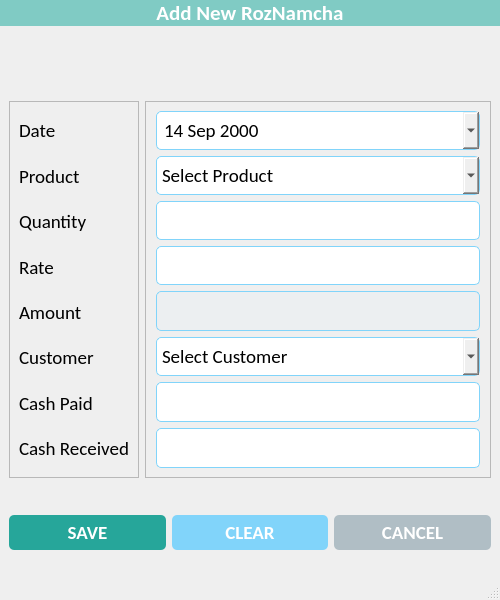
<?xml version="1.0" encoding="UTF-8"?>
<ui version="4.0">
 <class>RozNamchaWindow</class>
 <widget class="QMainWindow" name="RozNamchaWindow">
  <property name="geometry">
   <rect>
    <x>0</x>
    <y>0</y>
    <width>500</width>
    <height>600</height>
   </rect>
  </property>
  <property name="minimumSize">
   <size>
    <width>500</width>
    <height>600</height>
   </size>
  </property>
  <property name="maximumSize">
   <size>
    <width>500</width>
    <height>600</height>
   </size>
  </property>
  <property name="windowTitle">
   <string>Roz Namcha</string>
  </property>
  <property name="windowIcon">
   <iconset resource="resources.qrc">
    <normaloff>:/icons/assets/icons/logo.png</normaloff>:/icons/assets/icons/logo.png</iconset>
  </property>
  <property name="iconSize">
   <size>
    <width>32</width>
    <height>32</height>
   </size>
  </property>
  <widget class="QWidget" name="centralwidget">
   <property name="styleSheet">
    <string notr="true">#lbl_add_roz {
	background-color: #80cbc4;
	color: #fff;
}

#btn_save {
	background-color: #26a69a;
	border-radius: 5px;
	padding: 5px 0px;
	color: white;
}

#btn_clear {
	background-color: #81d4fa;
	border-radius: 5px;
	padding: 5px 0px;
	color: white;
}

#btn_cancel {
	background-color: #b0bec5;
	border-radius: 5px;
	padding: 5px 0px;
	color: white;
}

QLineEdit, QDateEdit, QComboBox {
	border-radius: 5px;
	padding: 5px 5px;
	border: 1px solid #81d4fa;
}

#txt_total_amount {
	background-color: #eceff1;
}</string>
   </property>
   <layout class="QVBoxLayout" name="verticalLayout_3">
    <property name="spacing">
     <number>0</number>
    </property>
    <property name="leftMargin">
     <number>0</number>
    </property>
    <property name="topMargin">
     <number>0</number>
    </property>
    <property name="rightMargin">
     <number>0</number>
    </property>
    <property name="bottomMargin">
     <number>0</number>
    </property>
    <item alignment="Qt::AlignTop">
     <widget class="QLabel" name="lbl_add_roz">
      <property name="font">
       <font>
        <family>Calibri</family>
        <pointsize>16</pointsize>
        <weight>75</weight>
        <bold>true</bold>
       </font>
      </property>
      <property name="text">
       <string>Add New RozNamcha</string>
      </property>
      <property name="alignment">
       <set>Qt::AlignCenter</set>
      </property>
      <property name="margin">
       <number>10</number>
      </property>
     </widget>
    </item>
    <item>
     <widget class="QWidget" name="details_widget" native="true">
      <layout class="QHBoxLayout" name="horizontalLayout">
       <item>
        <widget class="QFrame" name="lbl_frame">
         <property name="frameShape">
          <enum>QFrame::StyledPanel</enum>
         </property>
         <property name="frameShadow">
          <enum>QFrame::Raised</enum>
         </property>
         <layout class="QVBoxLayout" name="verticalLayout">
          <item>
           <widget class="QLabel" name="lbl_date">
            <property name="font">
             <font>
              <family>Calibri</family>
              <pointsize>14</pointsize>
             </font>
            </property>
            <property name="text">
             <string>Date</string>
            </property>
           </widget>
          </item>
          <item>
           <widget class="QLabel" name="lbl_product">
            <property name="font">
             <font>
              <family>Calibri</family>
              <pointsize>14</pointsize>
             </font>
            </property>
            <property name="text">
             <string>Product</string>
            </property>
           </widget>
          </item>
          <item>
           <widget class="QLabel" name="lbl_quantity">
            <property name="font">
             <font>
              <family>Calibri</family>
              <pointsize>14</pointsize>
             </font>
            </property>
            <property name="text">
             <string>Quantity</string>
            </property>
           </widget>
          </item>
          <item>
           <widget class="QLabel" name="lbl_rate">
            <property name="font">
             <font>
              <family>Calibri</family>
              <pointsize>14</pointsize>
             </font>
            </property>
            <property name="text">
             <string>Rate</string>
            </property>
           </widget>
          </item>
          <item>
           <widget class="QLabel" name="lbl_amount">
            <property name="font">
             <font>
              <family>Calibri</family>
              <pointsize>14</pointsize>
             </font>
            </property>
            <property name="text">
             <string>Amount</string>
            </property>
           </widget>
          </item>
          <item>
           <widget class="QLabel" name="lbl_customer">
            <property name="font">
             <font>
              <family>Calibri</family>
              <pointsize>14</pointsize>
             </font>
            </property>
            <property name="text">
             <string>Customer</string>
            </property>
            <property name="alignment">
             <set>Qt::AlignLeading|Qt::AlignLeft|Qt::AlignVCenter</set>
            </property>
           </widget>
          </item>
          <item>
           <widget class="QLabel" name="lbl_cash_paid">
            <property name="font">
             <font>
              <family>Calibri</family>
              <pointsize>14</pointsize>
             </font>
            </property>
            <property name="text">
             <string>Cash Paid</string>
            </property>
           </widget>
          </item>
          <item>
           <widget class="QLabel" name="lbl_cash_received">
            <property name="font">
             <font>
              <family>Calibri</family>
              <pointsize>14</pointsize>
             </font>
            </property>
            <property name="text">
             <string>Cash Received</string>
            </property>
           </widget>
          </item>
         </layout>
        </widget>
       </item>
       <item>
        <widget class="QFrame" name="lbl_inputs">
         <property name="frameShape">
          <enum>QFrame::StyledPanel</enum>
         </property>
         <property name="frameShadow">
          <enum>QFrame::Raised</enum>
         </property>
         <layout class="QVBoxLayout" name="verticalLayout_2">
          <property name="leftMargin">
           <number>10</number>
          </property>
          <property name="rightMargin">
           <number>10</number>
          </property>
          <item>
           <widget class="QDateEdit" name="txt_date">
            <property name="minimumSize">
             <size>
              <width>0</width>
              <height>0</height>
             </size>
            </property>
            <property name="maximumSize">
             <size>
              <width>1000</width>
              <height>40</height>
             </size>
            </property>
            <property name="font">
             <font>
              <family>Calibri</family>
              <pointsize>14</pointsize>
             </font>
            </property>
            <property name="minimumDate">
             <date>
              <year>2000</year>
              <month>9</month>
              <day>14</day>
             </date>
            </property>
            <property name="currentSection">
             <enum>QDateTimeEdit::DaySection</enum>
            </property>
            <property name="calendarPopup">
             <bool>true</bool>
            </property>
            <property name="timeSpec">
             <enum>Qt::LocalTime</enum>
            </property>
           </widget>
          </item>
          <item>
           <widget class="QComboBox" name="select_product">
            <property name="minimumSize">
             <size>
              <width>0</width>
              <height>0</height>
             </size>
            </property>
            <property name="maximumSize">
             <size>
              <width>1000</width>
              <height>40</height>
             </size>
            </property>
            <property name="font">
             <font>
              <family>Calibri</family>
              <pointsize>14</pointsize>
             </font>
            </property>
            <item>
             <property name="text">
              <string>Select Product</string>
             </property>
            </item>
           </widget>
          </item>
          <item>
           <widget class="QLineEdit" name="txt_quantity">
            <property name="minimumSize">
             <size>
              <width>0</width>
              <height>0</height>
             </size>
            </property>
            <property name="maximumSize">
             <size>
              <width>1000</width>
              <height>40</height>
             </size>
            </property>
            <property name="font">
             <font>
              <family>Calibri</family>
              <pointsize>14</pointsize>
             </font>
            </property>
            <property name="alignment">
             <set>Qt::AlignRight|Qt::AlignTrailing|Qt::AlignVCenter</set>
            </property>
           </widget>
          </item>
          <item>
           <widget class="QLineEdit" name="txt_rate">
            <property name="minimumSize">
             <size>
              <width>0</width>
              <height>0</height>
             </size>
            </property>
            <property name="maximumSize">
             <size>
              <width>1000</width>
              <height>40</height>
             </size>
            </property>
            <property name="font">
             <font>
              <family>Calibri</family>
              <pointsize>14</pointsize>
             </font>
            </property>
            <property name="alignment">
             <set>Qt::AlignRight|Qt::AlignTrailing|Qt::AlignVCenter</set>
            </property>
           </widget>
          </item>
          <item>
           <widget class="QLineEdit" name="txt_total_amount">
            <property name="minimumSize">
             <size>
              <width>0</width>
              <height>40</height>
             </size>
            </property>
            <property name="alignment">
             <set>Qt::AlignRight|Qt::AlignTrailing|Qt::AlignVCenter</set>
            </property>
           </widget>
          </item>
          <item>
           <widget class="QComboBox" name="select_customer">
            <property name="minimumSize">
             <size>
              <width>0</width>
              <height>0</height>
             </size>
            </property>
            <property name="maximumSize">
             <size>
              <width>1000</width>
              <height>40</height>
             </size>
            </property>
            <property name="font">
             <font>
              <family>Calibri</family>
              <pointsize>14</pointsize>
             </font>
            </property>
            <item>
             <property name="text">
              <string>Select Customer</string>
             </property>
            </item>
           </widget>
          </item>
          <item>
           <widget class="QLineEdit" name="txt_cash_paid">
            <property name="minimumSize">
             <size>
              <width>0</width>
              <height>40</height>
             </size>
            </property>
            <property name="alignment">
             <set>Qt::AlignRight|Qt::AlignTrailing|Qt::AlignVCenter</set>
            </property>
           </widget>
          </item>
          <item>
           <widget class="QLineEdit" name="txt_cash_received">
            <property name="minimumSize">
             <size>
              <width>0</width>
              <height>40</height>
             </size>
            </property>
            <property name="alignment">
             <set>Qt::AlignRight|Qt::AlignTrailing|Qt::AlignVCenter</set>
            </property>
           </widget>
          </item>
         </layout>
        </widget>
       </item>
      </layout>
     </widget>
    </item>
    <item>
     <widget class="QWidget" name="bottom_widget" native="true">
      <layout class="QHBoxLayout" name="horizontalLayout_2">
       <item>
        <widget class="QPushButton" name="btn_save">
         <property name="font">
          <font>
           <family>Calibri</family>
           <pointsize>14</pointsize>
           <weight>75</weight>
           <bold>true</bold>
          </font>
         </property>
         <property name="cursor">
          <cursorShape>OpenHandCursor</cursorShape>
         </property>
         <property name="text">
          <string>SAVE</string>
         </property>
         <property name="icon">
          <iconset resource="resources.qrc">
           <normaloff>:/icons/assets/icons/save.png</normaloff>:/icons/assets/icons/save.png</iconset>
         </property>
         <property name="iconSize">
          <size>
           <width>32</width>
           <height>32</height>
          </size>
         </property>
        </widget>
       </item>
       <item>
        <widget class="QPushButton" name="btn_clear">
         <property name="font">
          <font>
           <family>Calibri</family>
           <pointsize>14</pointsize>
           <weight>75</weight>
           <bold>true</bold>
          </font>
         </property>
         <property name="cursor">
          <cursorShape>OpenHandCursor</cursorShape>
         </property>
         <property name="text">
          <string>CLEAR</string>
         </property>
         <property name="icon">
          <iconset resource="resources.qrc">
           <normaloff>:/icons/assets/icons/clear.png</normaloff>:/icons/assets/icons/clear.png</iconset>
         </property>
         <property name="iconSize">
          <size>
           <width>32</width>
           <height>32</height>
          </size>
         </property>
        </widget>
       </item>
       <item>
        <widget class="QPushButton" name="btn_cancel">
         <property name="font">
          <font>
           <family>Calibri</family>
           <pointsize>14</pointsize>
           <weight>75</weight>
           <bold>true</bold>
          </font>
         </property>
         <property name="cursor">
          <cursorShape>OpenHandCursor</cursorShape>
         </property>
         <property name="text">
          <string>CANCEL</string>
         </property>
         <property name="icon">
          <iconset resource="resources.qrc">
           <normaloff>:/icons/assets/icons/close.png</normaloff>:/icons/assets/icons/close.png</iconset>
         </property>
         <property name="iconSize">
          <size>
           <width>32</width>
           <height>32</height>
          </size>
         </property>
        </widget>
       </item>
      </layout>
     </widget>
    </item>
   </layout>
  </widget>
  <widget class="QStatusBar" name="statusbar"/>
 </widget>
 <resources>
  <include location="resources.qrc"/>
 </resources>
 <connections/>
</ui>
